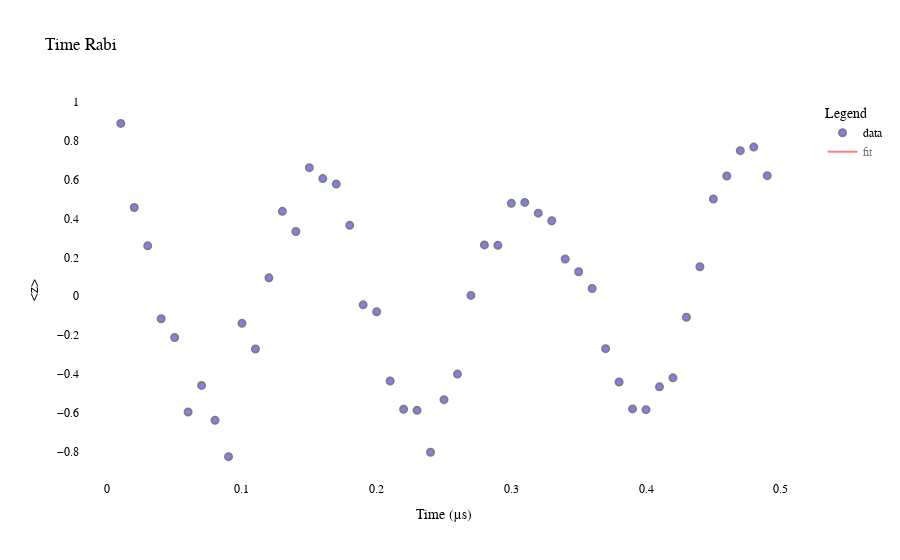

Write notebook code for a chart like this one.
### Markdown cell above
## Rabi Oscillation Experiments

Rabi oscillations are fundamental quantum experiments that demonstrate coherent control of a qubit. When we apply a continuous microwave drive to a qubit at its resonant frequency, the qubit oscillates between the ground state |0⟩ and excited state |1⟩.

### Theory
- **Rabi frequency**: The frequency at which the qubit oscillates, proportional to drive amplitude
- **π-pulse**: A pulse that flips the qubit from |0⟩ to |1⟩ (half period of oscillation)  
- **π/2-pulse**: A pulse that creates a superposition state (quarter period of oscillation)

### Experiment Protocol
1. Apply variable-amplitude microwave pulses to the qubit
2. Measure the excited state population after each pulse
3. Observe sinusoidal oscillations as a function of pulse amplitude
4. Extract the optimal π-pulse amplitude for calibration

### Code cell
# Perform Rabi oscillation experiment
print("Running Rabi oscillation experiment...")

# NormalisedRabi sweeps the pulse amplitude and measures excited state population
rabi_experiment = NormalisedRabi(
    dut_qubit=qubit,           # Device under test (our qubit)
    step=0.01,                 # Amplitude step size
    stop=0.5,                  # Maximum amplitude to sweep
    amp=0.19905818643939352,   # Starting amplitude (close to π-pulse)
    update=True                # Update qubit calibration with results
)

print("✓ Rabi experiment completed!")
print("✓ Data shows oscillations between |0⟩ and |1⟩ states")
print(f"✓ Calibrated π-pulse amplitude: {qubit.get_c1('f01').get_parameters()['amp']} (normalized units)")

### Figure 1 — Plotly figure (JSON) as saved in the notebook; plotly's stock layout.template omitted (floating-point values rounded to 4 significant figures; data arrays with more than 128 entries replaced by an {"elided": "..."} marker saying what was removed)
{"data": [{"marker": {"color": "Blue", "line": {"color": "Black", "width": 2}, "opacity": 0.5, "size": 7}, "mode": "markers", "name": "data", "type": "scatter", "x": [0.01, 0.02, 0.03, 0.04, 0.05, 0.06, 0.07, 0.08, 0.09, 0.1, 0.11, 0.12, 0.13, 0.14, 0.15, 0.16, 0.17, 0.18, 0.19, 0.2, 0.21, 0.22, 0.23, 0.24, 0.25, 0.26, 0.27, 0.28, 0.29, 0.3, 0.31, 0.32, 0.33, 0.34, 0.35, 0.36, 0.37, 0.38, 0.39, 0.4, 0.41, 0.42, 0.43, 0.44, 0.45, 0.46, 0.47, 0.48, 0.49], "y": [0.889, 0.4565, 0.2592, -0.1155, -0.2123, -0.5953, -0.4585, -0.6377, -0.8247, -0.1394, -0.271, 0.09489, 0.4365, 0.3328, 0.6612, 0.605, 0.5769, 0.3648, -0.04428, -0.07941, -0.4357, -0.581, -0.5868, -0.8021, -0.5319, -0.4001, 0.004415, 0.2641, 0.2619, 0.4779, 0.4826, 0.4275, 0.3885, 0.1915, 0.1261, 0.03988, -0.2696, -0.4408, -0.5792, -0.5831, -0.4656, -0.4193, -0.1077, 0.1517, 0.5004, 0.6185, 0.7489, 0.7672, 0.62]}, {"line": {"color": "Red"}, "mode": "lines", "name": "fit", "type": "scatter", "visible": "legendonly", "x": {"elided": "245 float values"}, "y": {"elided": "245 float values"}}], "layout": {"font": {"color": "Black", "family": "Courier New, monospace", "size": 12}, "legend": {"title": {"text": "Legend"}}, "plot_bgcolor": "white", "title": {"text": "Time Rabi"}, "xaxis": {"title": {"text": "Time (µs)"}}, "yaxis": {"title": {"text": "<z>"}}}}
